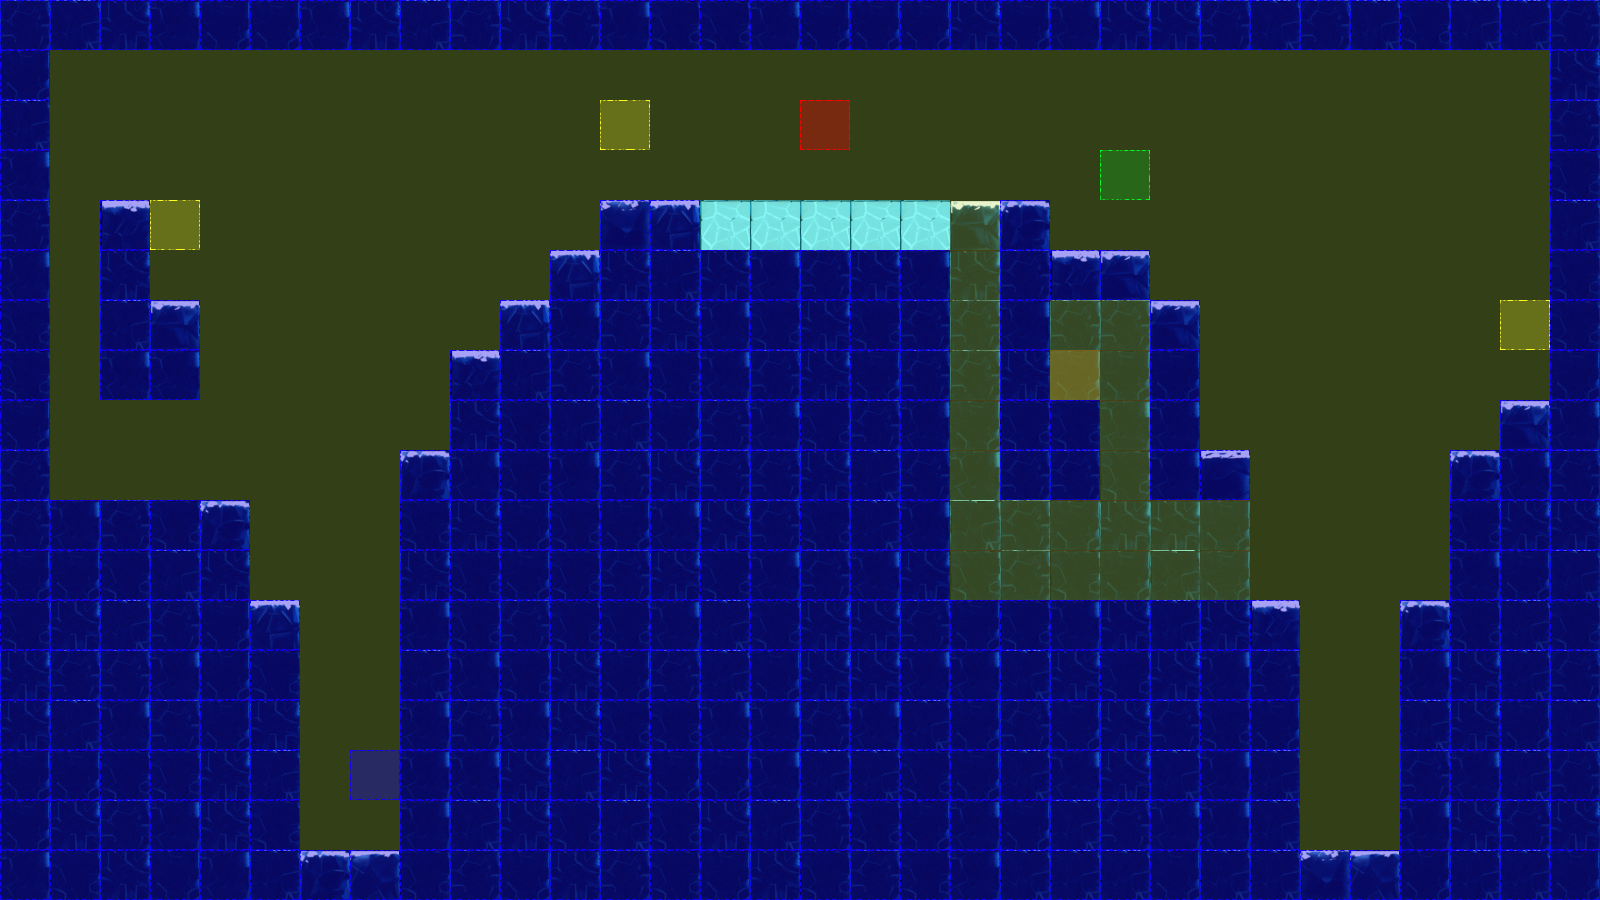

A 2D game scene composited from a Tiled map and its tileset images. What follows is a short description and the map's XML, with each tile layer's data collapsed to a summary:
An orthogonal 32x18 tile map with 50x50 px tiles, 3 tile layers (terrain, collision, event), 2 tilesets.

<map version="1.0" orientation="orthogonal" renderorder="left-up" width="32" height="18" tilewidth="50" tileheight="50" nextobjectid="3">
 <tileset firstgid="1" name="frozenPlainsTile" tilewidth="50" tileheight="50" tilecount="50" columns="10">
  <image source="tiles/iceTile.png" width="500" height="251" />
 </tileset>
 <tileset firstgid="51" name="collisionTile" tilewidth="50" tileheight="50" tilecount="12" columns="3">
  <image source="tiles/collisionTile.png" width="150" height="200" />
 </tileset>
 <layer name="terrain" width="32" height="18">
  <data>[576 cells, 363 non-empty, 14 distinct tile ids]</data>
 </layer>
 <layer name="collision" width="32" height="18">
  <data>[576 cells, 576 non-empty, 3 distinct tile ids]</data>
 </layer>
 <layer name="event" width="32" height="18">
  <data>[576 cells, 7 non-empty, 5 distinct tile ids]</data>
 </layer>
</map>
